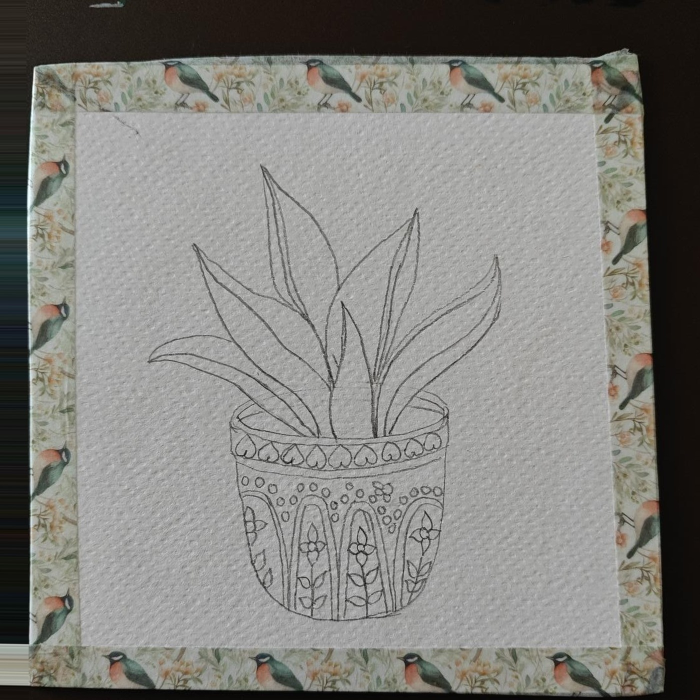
#> input picture day4/aligned/01.jpg, 1400 x 1400 px (shown at 1/2 size)
$ python -i refine.py   (imports and definitions only)
#> lines starting #> are read from the running program, lines starting #| are printed output that depends on the picture
#!/usr/bin/env python3
"""Fine-align aligned/NN.png to each other with SIFT + RANSAC homographies.

Each frame is matched to its already-refined neighbour (walking outward from a
reference frame), so small paper-corner errors don't make the drawing jump.
Writes refined/NN.png and refined/contact.jpg.
"""
import glob, os
import cv2
import numpy as np

HERE = os.path.dirname(os.path.abspath(__file__))
REF = 13  # index (0-based) of a mid/late frame with a clean, well-framed photo
sift = cv2.SIFT_create(6000)
bf = cv2.BFMatcher()

def homog(src, dst):
    k = 0.5
    a = cv2.resize(cv2.cvtColor(src, cv2.COLOR_BGR2GRAY), None, fx=k, fy=k)
    b = cv2.resize(cv2.cvtColor(dst, cv2.COLOR_BGR2GRAY), None, fx=k, fy=k)
    ka, da = sift.detectAndCompute(a, None)
    kb, db = sift.detectAndCompute(b, None)
    m = [x for x, y in bf.knnMatch(da, db, k=2) if x.distance < 0.75 * y.distance]
    if len(m) < 30:
        return None, len(m)
    pa = np.float32([ka[x.queryIdx].pt for x in m]) / k
    pb = np.float32([kb[x.trainIdx].pt for x in m]) / k
    H, inl = cv2.findHomography(pa, pb, cv2.RANSAC, 6.0)
    if inl.sum() >= 100:
        return H, int(inl.sum())
    # Few reliable matches (e.g. the frame where every shape got outlined):
    # fall back to a rotation+scale+shift fit at full resolution, which needs far fewer points.
    big = cv2.SIFT_create(20000)
    ka, da = big.detectAndCompute(cv2.cvtColor(src, cv2.COLOR_BGR2GRAY), None)
    kb, db = big.detectAndCompute(cv2.cvtColor(dst, cv2.COLOR_BGR2GRAY), None)
    m = [x for x, y in bf.knnMatch(da, db, k=2) if x.distance < 0.8 * y.distance]
    pa = np.float32([ka[x.queryIdx].pt for x in m]); pb = np.float32([kb[x.trainIdx].pt for x in m])
    A, inl = cv2.estimateAffinePartial2D(pa, pb, method=cv2.RANSAC, ransacReprojThreshold=8)
    return np.vstack([A, [0, 0, 1]]), int(inl.sum())

def main():
    files = sorted(glob.glob(os.path.join(HERE, "aligned", "[0-9]*.png")))
    imgs = [cv2.imread(f) for f in files]
    S = imgs[0].shape[0]
    out = [None] * len(imgs)
    out[REF] = imgs[REF]
    order = list(range(REF + 1, len(imgs))) + list(range(REF - 1, -1, -1))
    corners = np.float32([[0, 0], [S, 0], [S, S], [0, S]]).reshape(-1, 1, 2)
    for i in order:
        j = i - 1 if i > REF else i + 1
        H, n = homog(imgs[i], out[j])
        if H is not None:
            moved = np.abs(cv2.perspectiveTransform(corners, H) - corners).max()
        if H is None or n < 20 or moved > 0.25 * S:
            print(f"{i+1:02d}: kept paper alignment (inliers={n})")
            out[i] = imgs[i]
            continue
        print(f"{i+1:02d}: refined vs {j+1:02d}, inliers={n}, max corner shift={moved:.0f}px")
        out[i] = cv2.warpPerspective(imgs[i], H, (S, S), flags=cv2.INTER_CUBIC, borderMode=cv2.BORDER_REPLICATE)
    od = os.path.join(HERE, "refined"); os.makedirs(od, exist_ok=True)
    thumbs = []
    for f, im in zip(files, out):
        cv2.imwrite(os.path.join(od, os.path.basename(f)), im)
        t = cv2.resize(im, (300, 300))
        cv2.line(t, (150, 0), (150, 300), (0, 0, 255), 1); cv2.line(t, (0, 150), (300, 150), (0, 0, 255), 1)
        thumbs.append(t)
    while len(thumbs) % 5: thumbs.append(np.zeros_like(thumbs[0]))
    cv2.imwrite(os.path.join(od, "contact.jpg"), np.vstack([np.hstack(thumbs[i:i+5]) for i in range(0, len(thumbs), 5)]))

# [2 lines not run here, left out]

>>> import cv2
>>> picture = cv2.imread('../day4/aligned/01.jpg')
#> picture is the input picture: shape (1400, 1400, 3); mean B, G, R 125.6, 130, 130.7
>>> result = homog(picture, 'out.png')
#> in homog, `a = cv2.resize(cv2.cvtColor(src, cv2.COLOR_BGR2GRAY), None, fx=k, fy=k)`:
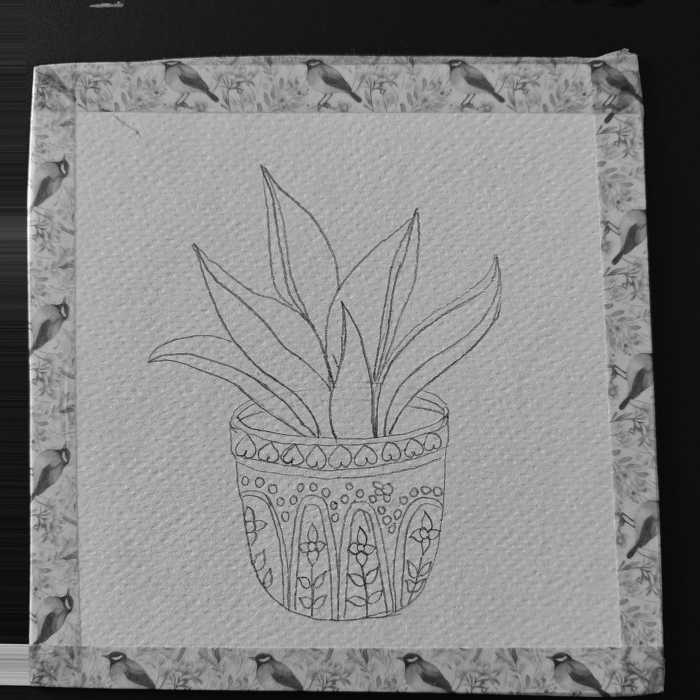
#> a: shape (700, 700); min 4, max 252, mean 129.9
#> (the run stopped early here; a loop or call above may not have finished)

$ run again, on day4/aligned/05.jpg
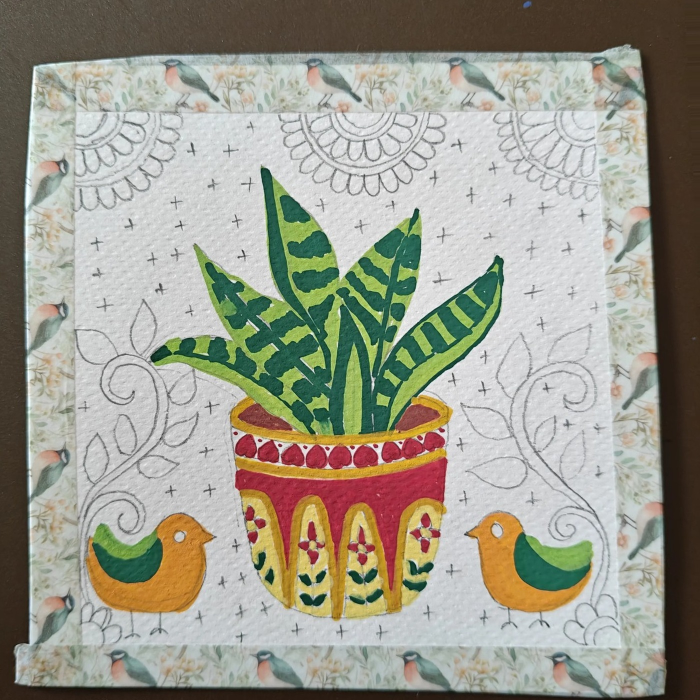
#> input picture day4/aligned/05.jpg, 1400 x 1400 px (shown at 1/2 size)
#> picture is the input picture: shape (1400, 1400, 3); mean B, G, R 141.5, 155, 156.6
#> in homog, `a = cv2.resize(cv2.cvtColor(src, cv2.COLOR_BGR2GRAY), None, fx=k, fy=k)`:
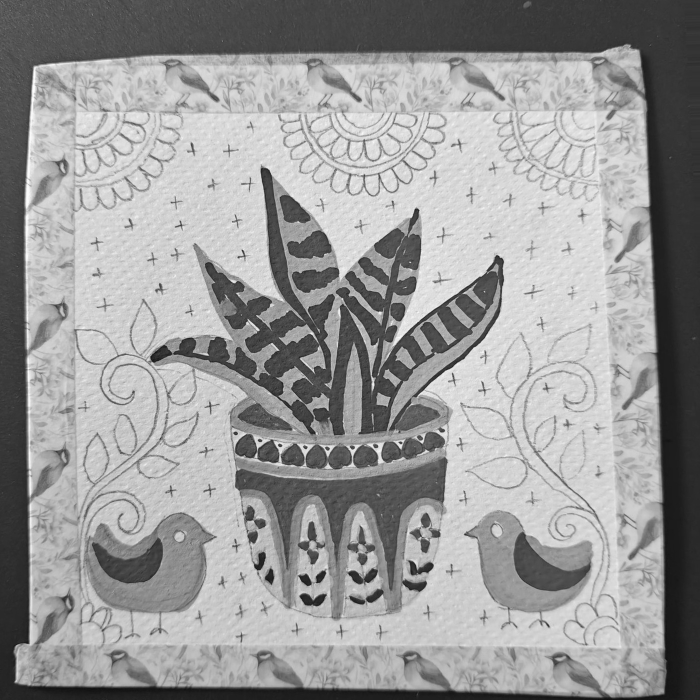
#> a: shape (700, 700); min 16, max 253, mean 154

$ run again, on day4/aligned/06.jpg
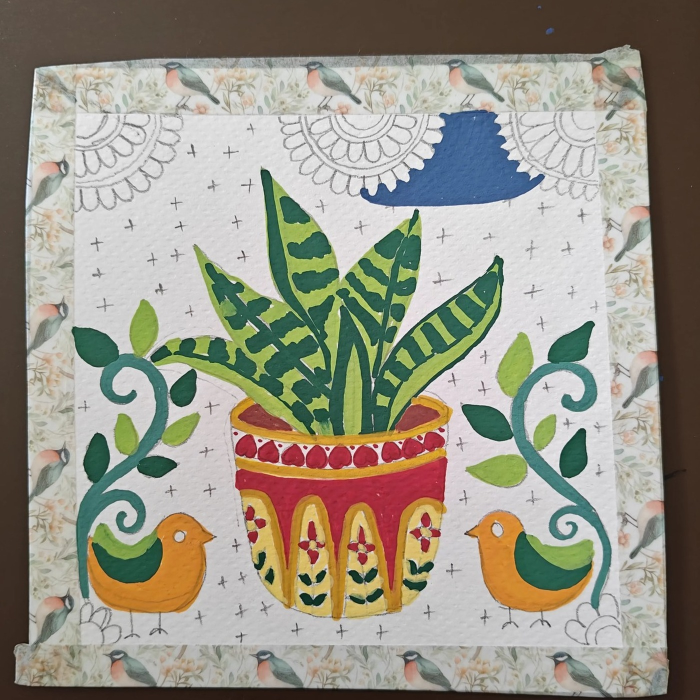
#> input picture day4/aligned/06.jpg, 1400 x 1400 px (shown at 1/2 size)
#> picture is the input picture: shape (1400, 1400, 3); mean B, G, R 135, 148.8, 152.7
#> in homog, `a = cv2.resize(cv2.cvtColor(src, cv2.COLOR_BGR2GRAY), None, fx=k, fy=k)`:
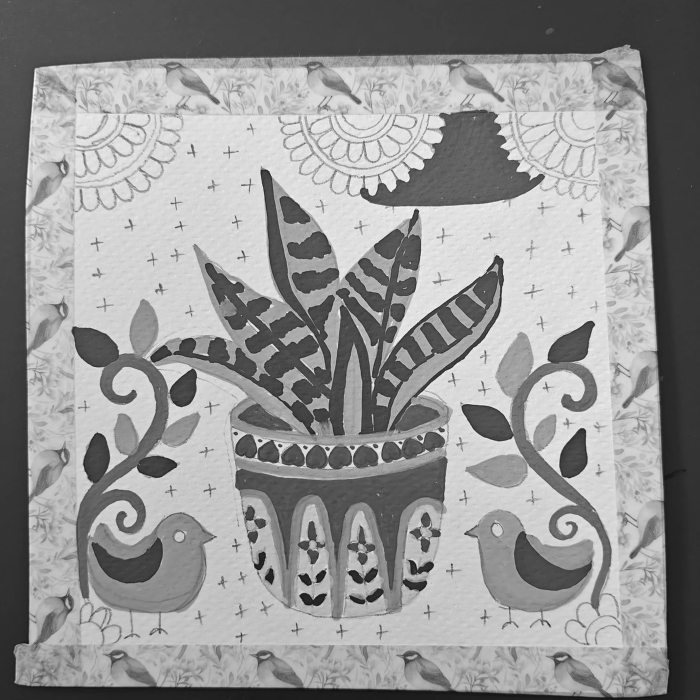
#> a: shape (700, 700); min 16, max 250, mean 148.5

$ run again, on day4/aligned/07.jpg
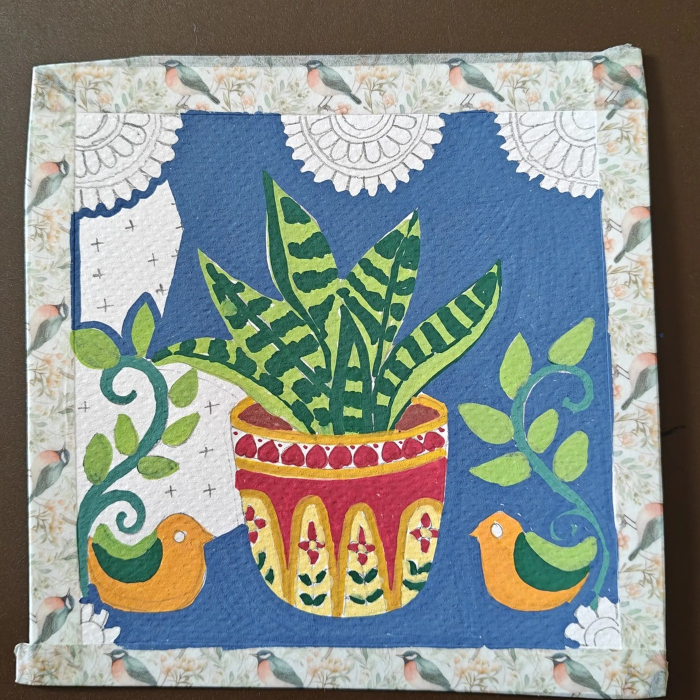
#> input picture day4/aligned/07.jpg, 1400 x 1400 px (shown at 1/2 size)
#> picture is the input picture: shape (1400, 1400, 3); mean B, G, R 137.9, 142.4, 135
#> in homog, `a = cv2.resize(cv2.cvtColor(src, cv2.COLOR_BGR2GRAY), None, fx=k, fy=k)`:
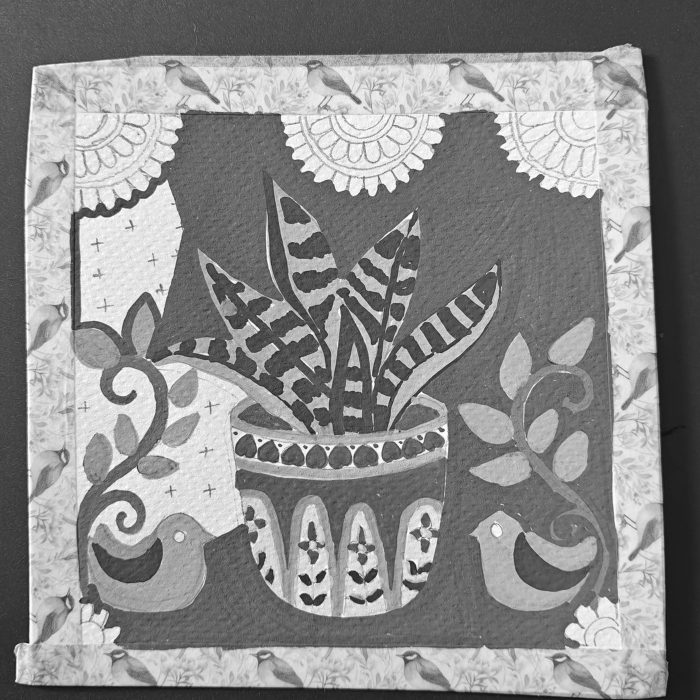
#> a: shape (700, 700); min 12, max 255, mean 139.8
